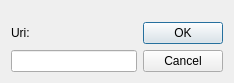
<?xml version="1.0" encoding="UTF-8"?>
<ui version="4.0">
 <class>InsertUriDialog</class>
 <widget class="QDialog" name="InsertUriDialog">
  <property name="geometry">
   <rect>
    <x>0</x>
    <y>0</y>
    <width>234</width>
    <height>83</height>
   </rect>
  </property>
  <property name="windowTitle">
   <string>Dialog</string>
  </property>
  <layout class="QVBoxLayout" name="verticalLayout">
   <item>
    <layout class="QGridLayout" name="gridLayout">
     <item row="1" column="0">
      <widget class="QLabel" name="label">
       <property name="text">
        <string>Uri:</string>
       </property>
      </widget>
     </item>
     <item row="1" column="2" rowspan="2">
      <widget class="QDialogButtonBox" name="buttonBox">
       <property name="orientation">
        <enum>Qt::Vertical</enum>
       </property>
       <property name="standardButtons">
        <set>QDialogButtonBox::Cancel|QDialogButtonBox::Ok</set>
       </property>
      </widget>
     </item>
     <item row="2" column="0" colspan="2">
      <widget class="QLineEdit" name="inputUri"/>
     </item>
     <item row="1" column="1">
      <spacer name="horizontalSpacer">
       <property name="orientation">
        <enum>Qt::Horizontal</enum>
       </property>
       <property name="sizeHint" stdset="0">
        <size>
         <width>40</width>
         <height>20</height>
        </size>
       </property>
      </spacer>
     </item>
     <item row="0" column="2">
      <spacer name="verticalSpacer">
       <property name="orientation">
        <enum>Qt::Vertical</enum>
       </property>
       <property name="sizeHint" stdset="0">
        <size>
         <width>20</width>
         <height>40</height>
        </size>
       </property>
      </spacer>
     </item>
     <item row="0" column="1">
      <spacer name="verticalSpacer_2">
       <property name="orientation">
        <enum>Qt::Vertical</enum>
       </property>
       <property name="sizeHint" stdset="0">
        <size>
         <width>20</width>
         <height>40</height>
        </size>
       </property>
      </spacer>
     </item>
     <item row="0" column="0">
      <spacer name="verticalSpacer_3">
       <property name="orientation">
        <enum>Qt::Vertical</enum>
       </property>
       <property name="sizeHint" stdset="0">
        <size>
         <width>20</width>
         <height>40</height>
        </size>
       </property>
      </spacer>
     </item>
    </layout>
   </item>
  </layout>
 </widget>
 <resources/>
 <connections>
  <connection>
   <sender>buttonBox</sender>
   <signal>accepted()</signal>
   <receiver>InsertUriDialog</receiver>
   <slot>accept()</slot>
   <hints>
    <hint type="sourcelabel">
     <x>248</x>
     <y>254</y>
    </hint>
    <hint type="destinationlabel">
     <x>157</x>
     <y>274</y>
    </hint>
   </hints>
  </connection>
  <connection>
   <sender>buttonBox</sender>
   <signal>rejected()</signal>
   <receiver>InsertUriDialog</receiver>
   <slot>reject()</slot>
   <hints>
    <hint type="sourcelabel">
     <x>316</x>
     <y>260</y>
    </hint>
    <hint type="destinationlabel">
     <x>286</x>
     <y>274</y>
    </hint>
   </hints>
  </connection>
 </connections>
</ui>
